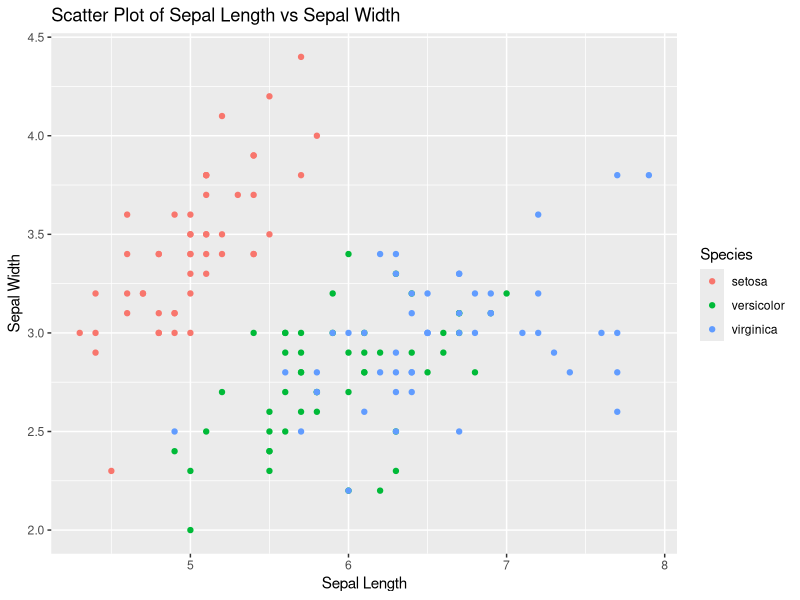

Write R code to recreate this figure.
library(ggplot2)

data(iris)

ggplot(iris, aes(x = Sepal.Length, y = Sepal.Width, color = Species)) +
  geom_point() +
  labs(title = "Scatter Plot of Sepal Length vs Sepal Width",
       x = "Sepal Length",
       y = "Sepal Width")

View(iris)